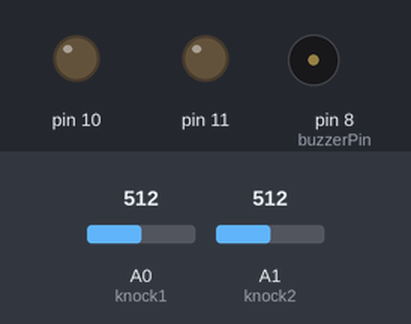
Simulated run of this sketch. Board: Arduino Uno, built with avr-gcc and run on an emulated ATmega328P. On the bench: output pins drawn as LEDs (lit = HIGH), buzzer (waves = sounding). Inputs (shaded band) come from the test bench; at power-on: A0 (knock1) = 512, A1 (knock2) = 512. What the sketch prints to the serial monitor is not drawn.

Above: at 10.0 s.
At 22.5 s:
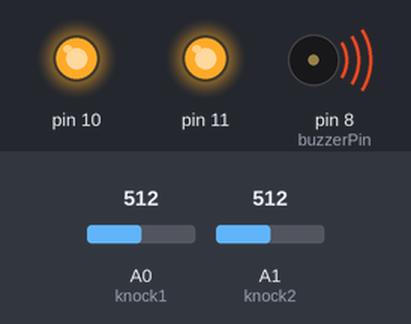
Timing chart, 0 to 28.8 s (numbered marks = the images above):
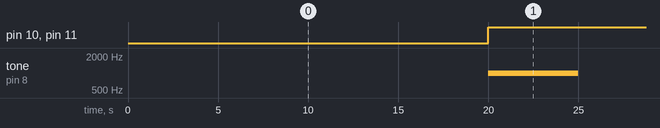

The sketch:

smartbed.ino
```cpp
int sensorReading1=0;
int sensorReading2=0;
int knock1 = A0;
int knock2 = A1;
int threshold1 = 12;
int threshold2 = 50;
int motorPin = 3;

const int buzzerPin = 8;


void setup() {
  Serial.begin(9600);
  pinMode(11,OUTPUT);

  pinMode(10, OUTPUT);
   //Setup pin modes
 pinMode(buzzerPin, OUTPUT);

  }

void loop() {

  sensorReading1=analogRead(knock1);
  sensorReading2=analogRead(knock2);
  Serial.println(sensorReading1);
   Serial.println(sensorReading2);
  if((sensorReading1>=threshold1)||(sensorReading2>=threshold2))
  { delay(20000);
    if((sensorReading1>=threshold1)||(sensorReading2>=threshold2))

    {digitalWrite(11,HIGH);

     digitalWrite(10, HIGH);

     tone(buzzerPin, 1000); // Send 1KHz sound signal...
     delay(5000);
     // ...for 5 sec
     noTone(buzzerPin);// Stop sound...


    }
    else
    {
      digitalWrite(11,LOW);
      digitalWrite(10, LOW);
      }}
      else
    {
      digitalWrite(11,LOW);
      digitalWrite(10, LOW);
      }


      }
```

Measured:
- by itself, pin 10, pin 11: LOW → HIGH at 20.0 s
- by itself, tone on pin 8 (buzzerPin): alternates 1000 Hz for 5.0 s and silent for 20.0 s
